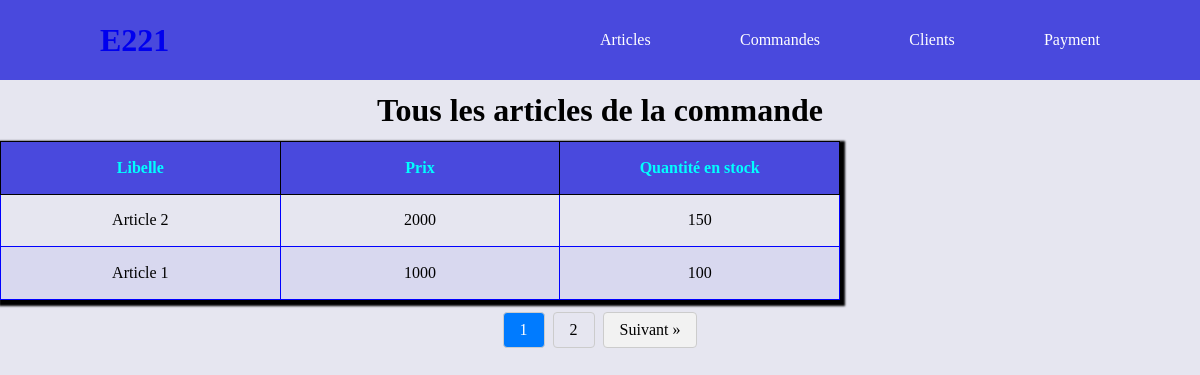
Before: /?controller=article&page=article&key=2 with the older database file.
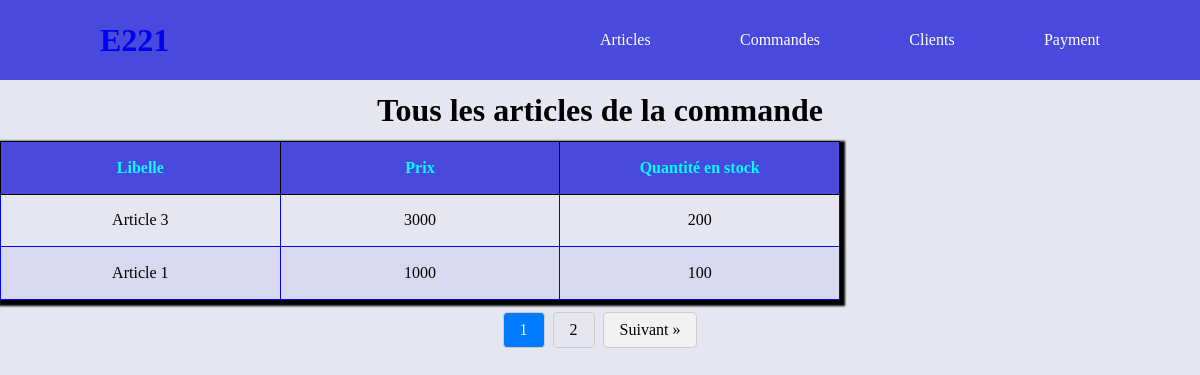
After: the same page with the newer database file.
### tables this page shows
CREATE TABLE article(
   ida INT NOT NULL AUTO_INCREMENT,
   ref_art VARCHAR(50),
   libelle VARCHAR(50),
   prixunitaire VARCHAR(10),
   qtestock int,
   PRIMARY KEY(ida)
);

### config/helpers.php (called while the page is built, shortened)
<?php
function loadview(string $views, array $data = [], $layout = "base")
{
    extract($data);
    require_once(ROOT . "/views/" . $views);
}
function path(string $controller, string $page, array $additional = []): string
{
    $link = WEBROOT . "/?controller=$controller&page=$page";
    if (!empty($additional)) {
      foreach ($additional as $key => $value) {
        $link=$link."&"."$key=$value";
      }
    }
    return $link;
}
function countElement(string $table){
    $sql= "select count(*) as total from $table"  ;
   return executeSelect($sql,[],true);
}

### public/index.php (called while the page is built, shortened)
<?php
    require_once(ROOT."/config/router.php");

### bd/database.php (called while the page is built, shortened)
<?php
function openConnexion(){
    $data=null;
    $servername = 'localhost';
    $username = 'gesarticle';
    $password = 'passer123';
    $dbname="article";
    try {
        $conn = new PDO("mysql:host=$servername;dbname=$dbname", $username, $password);
        $conn->setAttribute(PDO::ATTR_ERRMODE, PDO::ERRMODE_EXCEPTION);
        $conn->setAttribute(PDO::ATTR_DEFAULT_FETCH_MODE, PDO::FETCH_ASSOC);
        return $conn;
    } catch(PDOException $e) {
        echo "Erreur de connexion à la base de données : " . $e->getMessage();
    }
}
function executeSelect(string $sql,array $data=[],$one=false) {
        $conn=openConnexion();
        $statement = $conn->prepare($sql);
      count($data)==0?$statement->execute():$statement->execute($data);
      $result=$one==true?$statement->fetch():$statement->fetchAll();
        return $result ;
}

### model/article.model.php (called while the page is built, shortened)
<?php
function findArticlesByCommandeId($id,$debut){
    $sql="select a.*  from article a, commande c, avoir av where c.idc=:id and a.ida=av.ida and c.idc=av.idc ";
    $sql=$sql."limit $debut,5";
    return executeSelect($sql,["id"=>$id]);
}

### views/article/allarticle.html.php (the view, shortened to what this page needs)
<h1> Tous les articles <?= isset($_GET["key"])? "de la commande" :"" ?></h1>
 <table  >
    <thead>
        <th>Libelle</th>
        <th>Prix</th>
        <th> Quantité en stock</th>
    </thead>
    <tbody>
    <?php foreach ($articles as $key => $article) : ?>
        <tr>
            <td><?=  $article["libelle"] ?></td>
            <td><?=  $article["prixunitaire"] ?></td>
            <td><?=  $article["qtestock"] ?></td>
        </tr>
        <?php endforeach?>
    </tbody>
 </table>
 <div class="flex jcc aic col-12 espaceTB">
    <div class="pagination ">
        <?php for ($i = 1; $i <= $nbr_page; $i++) : ?>
            <a href=" <?= path('article', 'article', ['pos' => $i]) ?>" class=<?=$page==$i?"active":""?>><?= $i ?> </a>
        <?php endfor ?>
        <?php if ($page < $nbr_page) : ?>
        <a href="<?= path('article', 'article', ['pos' => ($page+1)]) ?>" class="next">Suivant &raquo;</a>
        <?php endif ?>
    </div>
</div>

Changed rows visible on the page:
changed article: libelle "Article 2" → "Article 3"; prixunitaire "2000" → "3000"; qtestock "150" → "200"
